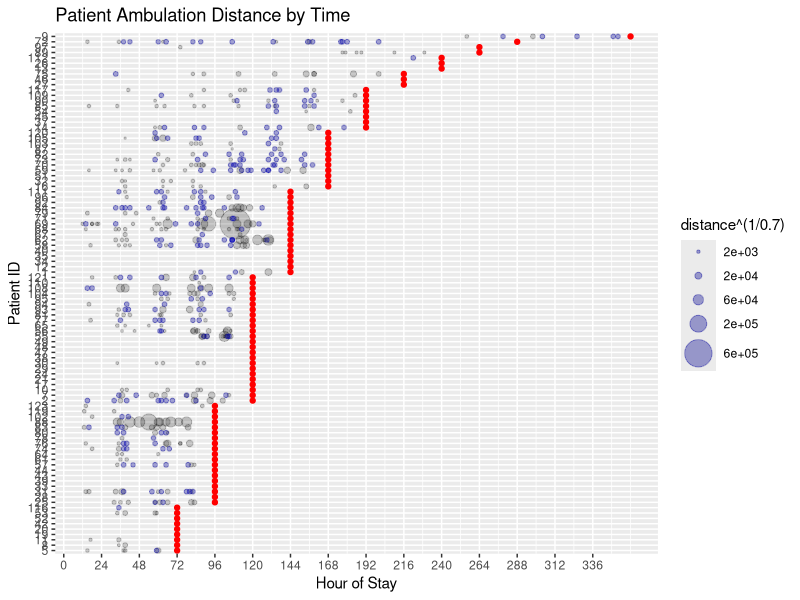
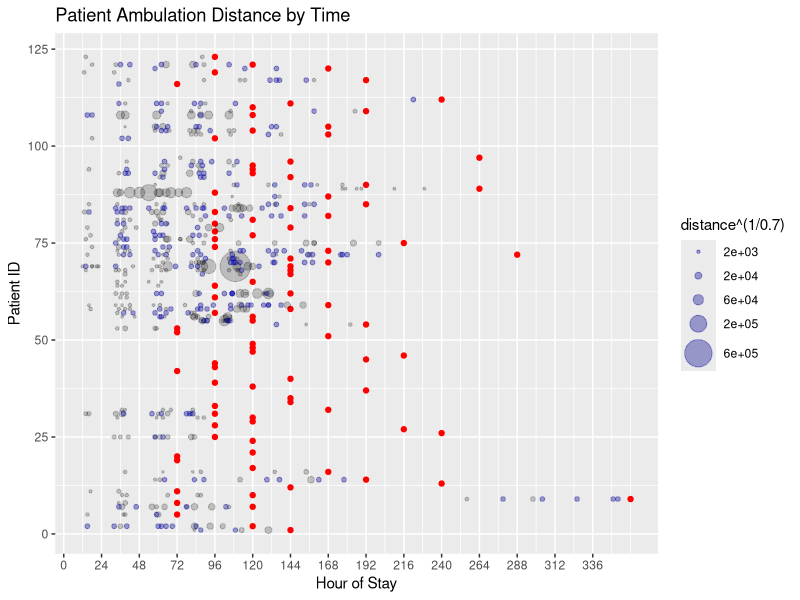

These figures' R source, in order: (Note: this script raises an error after producing the figures.)
## ---- chunk 1
library(tidyverse)

hd <- read.csv("data_files/historical_details.csv",
               fileEncoding="UTF-8-BOM",
               header =TRUE)
hd2 <- read.csv("data_files/historical_details_400-500.csv",
               fileEncoding="UTF-8-BOM",
               header =TRUE)
pi <- read.csv("data_files/patient_info.csv",
               fileEncoding="UTF-8-BOM",
               header =TRUE)
max_hour <- max(hd$hours_of_stay, na.rm=TRUE)
max_day <- max(hd$Day.on.Unit, na.rm=TRUE)
discharge_hours <- (pi$length_of_stay.days. * 24)
discharge_dates <- data.frame(patient_id = pi$patient_ID, discharge = discharge_hours)
#discharge_dates$discharge=as.numeric(levels(discharge_dates$discharge))[discharge_dates$discharge]
ggplot(discharge_dates, aes(x=discharge, y=reorder(patient_id, discharge))) +
  geom_point(color='red') +
geom_point(data=hd, aes(x=hours_of_stay, y=reorder(patient_ID, max_hour), size=distance^(1/.7)), inherit.aes=FALSE, alpha = 0.2) +
  geom_point(data=hd2, aes(x=hours_of_stay, y=reorder(patient_ID, max_hour), size=distance^(1/.7)), inherit.aes=FALSE, alpha = 0.2, color='blue') +
  scale_size_continuous(range = c(0.5, 10)) +
  scale_size(breaks = c(2000, 20000, 60000, 200000, 600000), range = c(0.5, 10)) +
  scale_y_discrete() +
  scale_x_continuous(breaks=seq(0,max_hour,24)) +
  ggtitle("Patient Ambulation Distance by Time") +
  xlab("Hour of Stay") + 
  ylab("Patient ID")
## ---- chunk 2
library(tidyverse)

hd <- read.csv("data_files/historical_details.csv",
               fileEncoding="UTF-8-BOM",
               header =TRUE)
hd2 <- read.csv("data_files/historical_details_400-500.csv",
               fileEncoding="UTF-8-BOM",
               header =TRUE)
pi <- read.csv("data_files/patient_info.csv",
               fileEncoding="UTF-8-BOM",
               header =TRUE)
max_hour <- max(hd$hours_of_stay, na.rm=TRUE)
max_day <- max(hd$Day.on.Unit, na.rm=TRUE)
discharge_hours <- (pi$length_of_stay.days. * 24)
discharge_dates <- data.frame(patient_id = pi$patient_ID, discharge = discharge_hours)

ggplot(discharge_dates, aes(x=discharge, y=patient_id)) +
  geom_point(color='red') +
geom_point(data=hd, aes(x=hours_of_stay, y=patient_ID, size=distance^(1/.7)), inherit.aes=FALSE, alpha = 0.2) +
  geom_point(data=hd2, aes(x=hours_of_stay, y=patient_ID, size=distance^(1/.7)), inherit.aes=FALSE, alpha = 0.2, color='blue') +
  scale_size_continuous(range = c(0.5, 10)) +
  scale_size(breaks = c(2000, 20000, 60000, 200000, 600000), range = c(0.5, 10)) +
  scale_x_continuous(breaks=seq(0,max_hour,24)) +
  ggtitle("Patient Ambulation Distance by Time") +
  xlab("Hour of Stay") + 
  ylab("Patient ID")
## ---- chunk 3
library(randomForest) # basic implementation

ambData <- read.csv("data_files/historical_details.csv",
               fileEncoding="UTF-8-BOM",
               header = TRUE)
set.seed(100)
trainRowCount <- floor(0.8 * nrow(ambData))
trainIndex <- sample(1:nrow(ambData), trainRowCount)
train <- ambData[trainIndex,]
test <- ambData[-trainIndex,]
predictorColumns <- c("ambulation", "hour_of_day", "Day.on.Unit", "distance", "duration", "speed", "hours_of_stay")
rf <- randomForest(train[predictorColumns], train$max_hour, ntree=100)
print(rf)
predictions <- predict(rf, test[predictorColumns])
mean((test["max_hour"] - predictions)^2)
